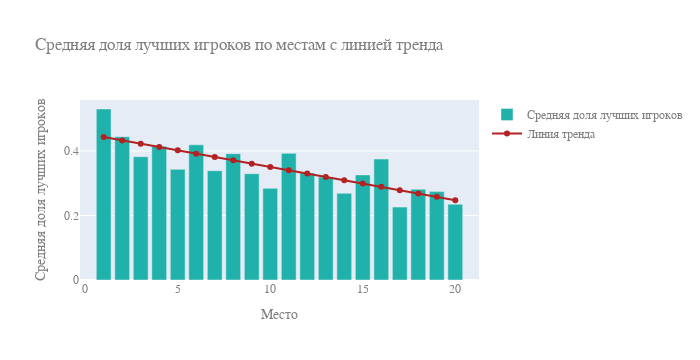

Here is the notebook cell this chart was saved with:
### Code cell
average_per_rank = data_teams.groupby('Rank')['p_better'].mean().reset_index()
slope, intercept, r_value, p_value, std_err = linregress(average_per_rank['Rank'], average_per_rank['p_better'])
line_x = average_per_rank['Rank']
line_y = slope * line_x + intercept
fig = go.Figure()
fig.add_trace(go.Bar(
    x=average_per_rank['Rank'],
    y=average_per_rank['p_better'],
    marker_color='lightseagreen',
    name='Средняя доля лучших игроков'
))
fig.add_trace(go.Scatter(
    x=line_x,
    y=line_y,
    mode='lines+markers',
    line=dict(color='firebrick'),
    name='Линия тренда'
))
fig.update_layout(
    title='Средняя доля лучших игроков по местам с линией тренда',
    xaxis_title='Место',
    yaxis_title='Средняя доля лучших игроков',
    width=700,
    font=dict(family="Arial", size=12, color="#7f7f7f"),
    showlegend=True
)
fig.show()

### Figure 1 — Plotly figure (JSON) as saved in the notebook; plotly's stock layout.template omitted (floating-point values rounded to 4 significant figures)
{"data": [{"marker": {"color": "lightseagreen"}, "name": "Средняя доля лучших игроков", "type": "bar", "x": [1, 2, 3, 4, 5, 6, 7, 8, 9, 10, 11, 12, 13, 14, 15, 16, 17, 18, 19, 20], "y": [0.5299, 0.4441, 0.382, 0.4143, 0.343, 0.4189, 0.3385, 0.3915, 0.3294, 0.2839, 0.3925, 0.3315, 0.3189, 0.2687, 0.3257, 0.3748, 0.2259, 0.2812, 0.2739, 0.2348]}, {"line": {"color": "firebrick"}, "mode": "lines+markers", "name": "Линия тренда", "type": "scatter", "x": [1, 2, 3, 4, 5, 6, 7, 8, 9, 10, 11, 12, 13, 14, 15, 16, 17, 18, 19, 20], "y": [0.4429, 0.4326, 0.4223, 0.4121, 0.4018, 0.3915, 0.3812, 0.3709, 0.3606, 0.3503, 0.34, 0.3297, 0.3195, 0.3092, 0.2989, 0.2886, 0.2783, 0.268, 0.2577, 0.2474]}], "layout": {"font": {"color": "#7f7f7f", "family": "Arial", "size": 12}, "height": 360, "showlegend": true, "title": {"text": "Средняя доля лучших игроков по местам с линией тренда"}, "width": 700, "xaxis": {"autorange": true, "range": [-0.2891, 21.29], "title": {"text": "Место"}, "type": "linear"}, "yaxis": {"autorange": true, "range": [0, 0.5578], "title": {"text": "Средняя доля лучших игроков"}, "type": "linear"}}}
